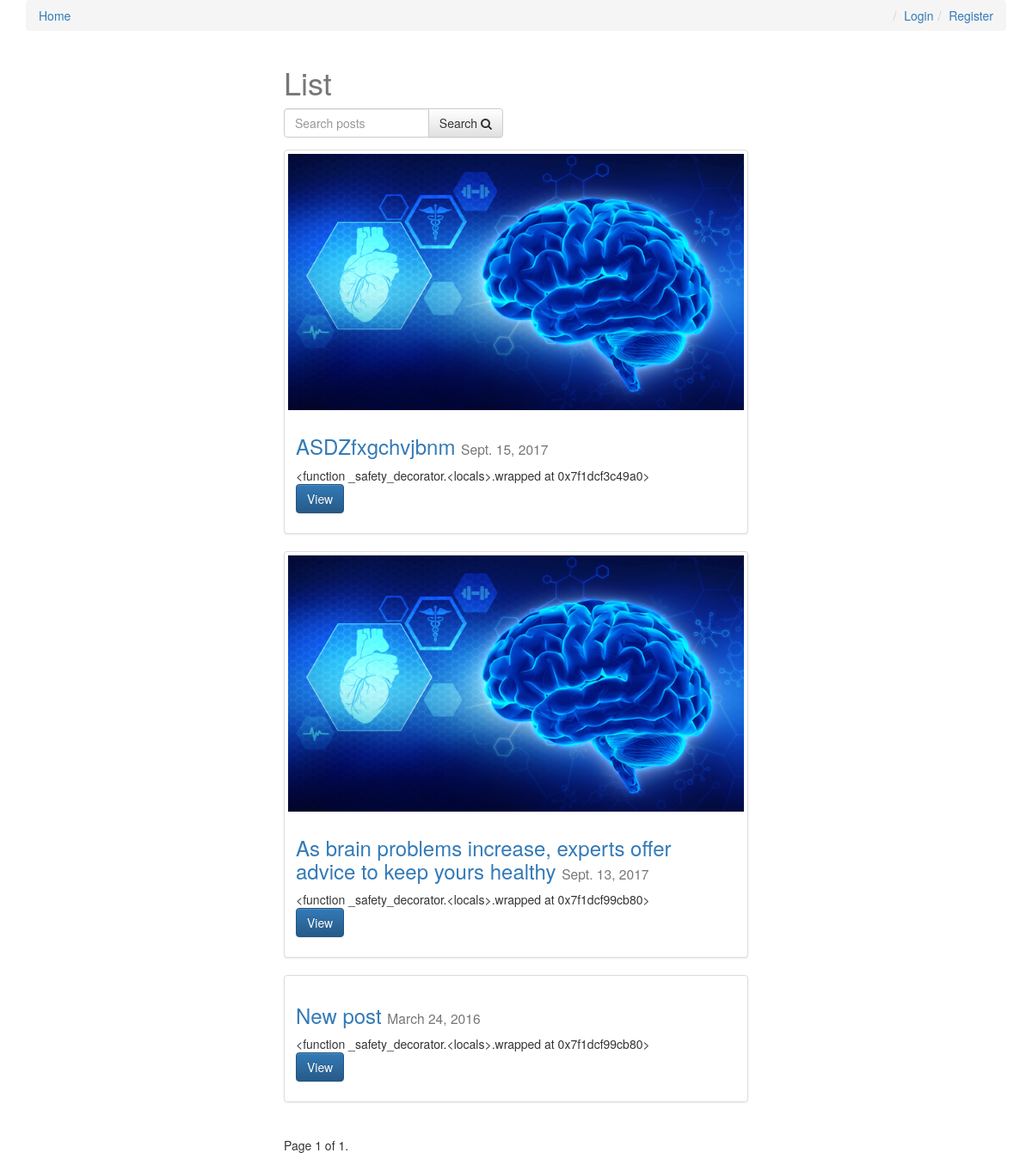
The page / on the database its author committed.
### posts/models.py (models this page shows, shortened)
class Post(models.Model):
    user = models.ForeignKey(settings.AUTH_USER_MODEL, default=1)
    title = models.CharField(max_length=120)
    slug = models.SlugField(unique=True)
    image = models.ImageField(upload_to=upload_location,
            null=True,
            blank=True,
            width_field="width_field",
            height_field="height_field")
    height_field = models.IntegerField(default=0)
    width_field = models.IntegerField(default=0)
    content = models.TextField()
    draft = models.BooleanField(default=False)
    publish = models.DateField(auto_now=False, auto_now_add=False)
    read_time =  models.IntegerField(default=0) # models.TimeField(null=True, blank=True) #assume minutes
    updated = models.DateTimeField(auto_now=True, auto_now_add=False)
    timestamp = models.DateTimeField(auto_now=False, auto_now_add=True)
    objects = PostManager()
    def get_absolute_url(self):
        return reverse("posts:detail", kwargs={"slug": self.slug})
    class Meta:
        ordering = ["-timestamp", "-updated"]
    def get_markdown(self):
        content = self.content
        markdown_text = markdown(content)
        return mark_safe(markdown_text)

### posts/views.py (the view, shortened to what this page needs)
# urls.py: url(r'^$', post_list, name='list'),
def post_list(request):
	today = timezone.now().date()
	queryset_list = Post.objects.active() #.order_by("-timestamp")
	if request.user.is_staff or request.user.is_superuser:
		queryset_list = Post.objects.all()
	query = request.GET.get("q")
	paginator = Paginator(queryset_list, 8) # Show 25 contacts per page
	page_request_var = "page"
	page = request.GET.get(page_request_var)
	try:
		queryset = paginator.page(page)
	except PageNotAnInteger:
		queryset = paginator.page(1)
	except EmptyPage:
		queryset = paginator.page(paginator.num_pages)
	context = {
		"object_list": queryset,
		"title": "List",
		"page_request_var": page_request_var,
		"today": today,
	}
	return render(request, "post_list.html", context)

### posts/models.py (called while the page is built)
    def active(self, *args, **kwargs):
        return super(PostManager, self).filter(draft=False).filter(publish__lte=timezone.now())

### templates/post_list.html (shortened to what this page needs)
{% extends "base.html" %}
{% block content %}
<div class='col-sm-6 col-sm-offset-3'>
    <h1>{{ title }}</h1>
<form method='GET' action='' class='row'>
        <div class='col-sm-6'>
            <div class='input-group'>
                <input class='form-control' type='text' name='q' placeholder='Search posts' value='{{ request.GET.q }}'/>
                <span class='input-group-btn'>
                    <button class='btn btn-default' type='submit'>Search <i class="fa fa-search"></i></button>
                </span>
            </div>
        </div>
</form>
{% for obj in object_list %}
<div class="row">
  <div class="col-sm-12">
    <div class="thumbnail">
        {% if obj.image %}
         <img src='{{ obj.image.url }}' class='img-responsive' />
        {% endif %}
      <div class="caption post-detail-item">
        <h3><a href='{{ obj.get_absolute_url }}'>{{ obj.title }}</a> <small>{{ obj.publish }}</small></h3>
        {{ obj.get_markdown|truncatechars_html:120 }}
        <p><a href="{{ obj.get_absolute_url }}" class="btn btn-primary" role="button">View</a></p>
      </div>
    </div>
  </div>
</div>
{% endfor %}
<div class="pagination">
    <span class="step-links">
        <span class="current">
            Page {{ object_list.number }} of {{ object_list.paginator.num_pages }}.
        </span>
    </span>
</div>
</div>
{% endblock content %}

### templates/base.html (shortened to what this page needs)
{% load staticfiles %}
<html>
<head>
<link rel="stylesheet" href="https://maxcdn.bootstrapcdn.com/bootstrap/3.3.6/css/bootstrap.min.css">
<link rel="stylesheet" href="https://maxcdn.bootstrapcdn.com/bootstrap/3.3.6/css/bootstrap-theme.min.css">
<link rel='stylesheet' href='https://maxcdn.bootstrapcdn.com/font-awesome/4.5.0/css/font-awesome.min.css' >
<link rel='stylesheet' href='{% static "css/base.css" %}' />
</head>
<body>
<div class='container'>
    <ol class='breadcrumb'>
        <li><a href='{% url "posts:list" %}'>Home</a></li>
        {% if not request.user.is_authenticated %}
        <li class='pull-right'><a href='{% url "register" %}'>Register</a></li>
        <li class='pull-right'><a href='{% url "login" %}'>Login</a></li>
        {% else %}
        <li class='pull-right'><a href='{% url "logout" %}'>Logout</a></li>
        {% endif %}
    </ol>
{% block content %}{% endblock content %}
</div>
</body>
</html>

### static/css/base.css (style rules this page uses)
h1 { color: #777777; }

### rows shown on the page
Post: image (picture), title "ASDZfxgchvjbnm", publish "Sept. 15, 2017", get_markdown "<function _safety_decorator.<locals>.wrapped at 0x7f1dcf3c49a0>"
Post: image (picture), title "As brain problems increase, experts offer advice to keep yours healthy", publish "Sept. 13, 2017", get_markdown "<function _safety_decorator.<locals>.wrapped at 0x7f1dcf99cb80>"
Post: title "New post", publish "March 24, 2016", get_markdown "<function _safety_decorator.<locals>.wrapped at 0x7f1dcf99cb80>"

### other values the page prints
{{ title }} "List"
{{ object_list.number }} "1"
{{ object_list.paginator.num_pages }} "1"
